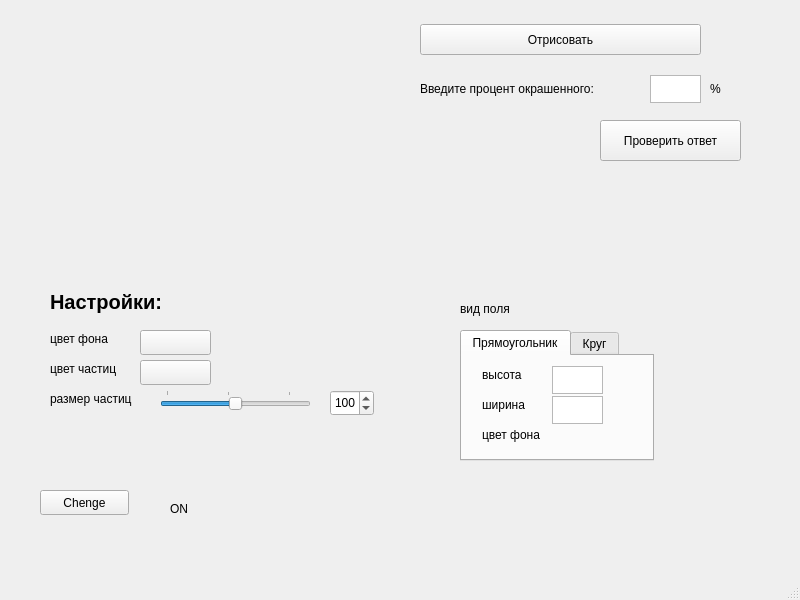
<?xml version="1.0" encoding="UTF-8"?>
<ui version="4.0">
 <class>MainWindow</class>
 <widget class="QMainWindow" name="MainWindow">
  <property name="geometry">
   <rect>
    <x>0</x>
    <y>0</y>
    <width>800</width>
    <height>600</height>
   </rect>
  </property>
  <property name="windowTitle">
   <string>MainWindow</string>
  </property>
  <widget class="QWidget" name="centralwidget">
   <widget class="QPushButton" name="pushButton">
    <property name="geometry">
     <rect>
      <x>40</x>
      <y>490</y>
      <width>89</width>
      <height>25</height>
     </rect>
    </property>
    <property name="text">
     <string>Chenge</string>
    </property>
   </widget>
   <widget class="QLabel" name="label">
    <property name="geometry">
     <rect>
      <x>170</x>
      <y>500</y>
      <width>67</width>
      <height>17</height>
     </rect>
    </property>
    <property name="text">
     <string>ON</string>
    </property>
   </widget>
   <widget class="QPushButton" name="draw_pixels">
    <property name="geometry">
     <rect>
      <x>420</x>
      <y>24</y>
      <width>281</width>
      <height>31</height>
     </rect>
    </property>
    <property name="text">
     <string>Отрисовать</string>
    </property>
   </widget>
   <widget class="QLabel" name="label_guess">
    <property name="geometry">
     <rect>
      <x>420</x>
      <y>80</y>
      <width>231</width>
      <height>17</height>
     </rect>
    </property>
    <property name="text">
     <string>Введите процент окрашенного: </string>
    </property>
   </widget>
   <widget class="QLabel" name="label_percent">
    <property name="geometry">
     <rect>
      <x>710</x>
      <y>80</y>
      <width>67</width>
      <height>17</height>
     </rect>
    </property>
    <property name="text">
     <string>%</string>
    </property>
   </widget>
   <widget class="QLabel" name="label_colour_background">
    <property name="geometry">
     <rect>
      <x>50</x>
      <y>330</y>
      <width>81</width>
      <height>17</height>
     </rect>
    </property>
    <property name="text">
     <string>цвет фона</string>
    </property>
   </widget>
   <widget class="QLabel" name="label_colour_pixel">
    <property name="geometry">
     <rect>
      <x>50</x>
      <y>360</y>
      <width>91</width>
      <height>17</height>
     </rect>
    </property>
    <property name="text">
     <string>цвет частиц</string>
    </property>
   </widget>
   <widget class="QLabel" name="label_size_field">
    <property name="geometry">
     <rect>
      <x>460</x>
      <y>300</y>
      <width>101</width>
      <height>17</height>
     </rect>
    </property>
    <property name="text">
     <string>вид поля</string>
    </property>
   </widget>
   <widget class="QLabel" name="label_size_pixel">
    <property name="geometry">
     <rect>
      <x>50</x>
      <y>390</y>
      <width>111</width>
      <height>17</height>
     </rect>
    </property>
    <property name="text">
     <string>размер частиц</string>
    </property>
   </widget>
   <widget class="QLabel" name="label_settings">
    <property name="geometry">
     <rect>
      <x>50</x>
      <y>286</y>
      <width>121</width>
      <height>31</height>
     </rect>
    </property>
    <property name="font">
     <font>
      <pointsize>15</pointsize>
      <weight>75</weight>
      <bold>true</bold>
     </font>
    </property>
    <property name="text">
     <string>Настройки:</string>
    </property>
    <property name="textFormat">
     <enum>Qt::PlainText</enum>
    </property>
   </widget>
   <widget class="QTextEdit" name="text_percents">
    <property name="geometry">
     <rect>
      <x>650</x>
      <y>75</y>
      <width>51</width>
      <height>28</height>
     </rect>
    </property>
   </widget>
   <widget class="QPushButton" name="button_check_answer">
    <property name="geometry">
     <rect>
      <x>600</x>
      <y>120</y>
      <width>141</width>
      <height>41</height>
     </rect>
    </property>
    <property name="font">
     <font>
      <strikeout>false</strikeout>
     </font>
    </property>
    <property name="text">
     <string>Проверить ответ</string>
    </property>
   </widget>
   <widget class="QTabWidget" name="tab_choose">
    <property name="geometry">
     <rect>
      <x>460</x>
      <y>330</y>
      <width>194</width>
      <height>131</height>
     </rect>
    </property>
    <property name="palette">
     <palette>
      <active>
       <colorrole role="Base">
        <brush brushstyle="SolidPattern">
         <color alpha="255">
          <red>255</red>
          <green>255</green>
          <blue>255</blue>
         </color>
        </brush>
       </colorrole>
       <colorrole role="HighlightedText">
        <brush brushstyle="SolidPattern">
         <color alpha="255">
          <red>255</red>
          <green>255</green>
          <blue>255</blue>
         </color>
        </brush>
       </colorrole>
       <colorrole role="PlaceholderText">
        <brush brushstyle="SolidPattern">
         <color alpha="128">
          <red>0</red>
          <green>0</green>
          <blue>0</blue>
         </color>
        </brush>
       </colorrole>
      </active>
      <inactive>
       <colorrole role="Base">
        <brush brushstyle="SolidPattern">
         <color alpha="255">
          <red>255</red>
          <green>255</green>
          <blue>255</blue>
         </color>
        </brush>
       </colorrole>
       <colorrole role="HighlightedText">
        <brush brushstyle="SolidPattern">
         <color alpha="255">
          <red>255</red>
          <green>255</green>
          <blue>255</blue>
         </color>
        </brush>
       </colorrole>
       <colorrole role="PlaceholderText">
        <brush brushstyle="SolidPattern">
         <color alpha="128">
          <red>0</red>
          <green>0</green>
          <blue>0</blue>
         </color>
        </brush>
       </colorrole>
      </inactive>
      <disabled>
       <colorrole role="Base">
        <brush brushstyle="SolidPattern">
         <color alpha="255">
          <red>239</red>
          <green>239</green>
          <blue>239</blue>
         </color>
        </brush>
       </colorrole>
       <colorrole role="HighlightedText">
        <brush brushstyle="SolidPattern">
         <color alpha="255">
          <red>255</red>
          <green>255</green>
          <blue>255</blue>
         </color>
        </brush>
       </colorrole>
       <colorrole role="PlaceholderText">
        <brush brushstyle="SolidPattern">
         <color alpha="128">
          <red>0</red>
          <green>0</green>
          <blue>0</blue>
         </color>
        </brush>
       </colorrole>
      </disabled>
     </palette>
    </property>
    <property name="currentIndex">
     <number>0</number>
    </property>
    <widget class="QWidget" name="rectangle">
     <attribute name="title">
      <string>Прямоугольник</string>
     </attribute>
     <widget class="QLabel" name="label_high">
      <property name="geometry">
       <rect>
        <x>20</x>
        <y>10</y>
        <width>67</width>
        <height>17</height>
       </rect>
      </property>
      <property name="text">
       <string>высота</string>
      </property>
     </widget>
     <widget class="QLabel" name="label_width">
      <property name="geometry">
       <rect>
        <x>20</x>
        <y>40</y>
        <width>67</width>
        <height>17</height>
       </rect>
      </property>
      <property name="text">
       <string>ширина</string>
      </property>
     </widget>
     <widget class="QLabel" name="label_colour_background_rectangle">
      <property name="geometry">
       <rect>
        <x>20</x>
        <y>70</y>
        <width>81</width>
        <height>17</height>
       </rect>
      </property>
      <property name="text">
       <string>цвет фона</string>
      </property>
     </widget>
     <widget class="QTextEdit" name="text_width">
      <property name="geometry">
       <rect>
        <x>90</x>
        <y>40</y>
        <width>51</width>
        <height>28</height>
       </rect>
      </property>
     </widget>
     <widget class="QTextEdit" name="text_high">
      <property name="geometry">
       <rect>
        <x>90</x>
        <y>10</y>
        <width>51</width>
        <height>28</height>
       </rect>
      </property>
      <property name="palette">
       <palette>
        <active>
         <colorrole role="Base">
          <brush brushstyle="SolidPattern">
           <color alpha="255">
            <red>255</red>
            <green>255</green>
            <blue>255</blue>
           </color>
          </brush>
         </colorrole>
        </active>
        <inactive>
         <colorrole role="Base">
          <brush brushstyle="SolidPattern">
           <color alpha="255">
            <red>255</red>
            <green>255</green>
            <blue>255</blue>
           </color>
          </brush>
         </colorrole>
        </inactive>
        <disabled>
         <colorrole role="Base">
          <brush brushstyle="SolidPattern">
           <color alpha="255">
            <red>239</red>
            <green>239</green>
            <blue>239</blue>
           </color>
          </brush>
         </colorrole>
        </disabled>
       </palette>
      </property>
     </widget>
    </widget>
    <widget class="QWidget" name="circle">
     <attribute name="title">
      <string>Круг</string>
     </attribute>
     <widget class="QLabel" name="label_radius">
      <property name="geometry">
       <rect>
        <x>20</x>
        <y>30</y>
        <width>67</width>
        <height>17</height>
       </rect>
      </property>
      <property name="text">
       <string>радиус</string>
      </property>
     </widget>
     <widget class="QLabel" name="label_colour_background_circle">
      <property name="geometry">
       <rect>
        <x>20</x>
        <y>70</y>
        <width>81</width>
        <height>17</height>
       </rect>
      </property>
      <property name="text">
       <string>цвет фона</string>
      </property>
     </widget>
     <widget class="QTextEdit" name="text_radius">
      <property name="geometry">
       <rect>
        <x>90</x>
        <y>30</y>
        <width>51</width>
        <height>28</height>
       </rect>
      </property>
     </widget>
    </widget>
   </widget>
   <widget class="QPushButton" name="button_choose_colour_back">
    <property name="geometry">
     <rect>
      <x>140</x>
      <y>330</y>
      <width>71</width>
      <height>25</height>
     </rect>
    </property>
    <property name="text">
     <string/>
    </property>
   </widget>
   <widget class="QPushButton" name="button_choose_colour_pixel">
    <property name="geometry">
     <rect>
      <x>140</x>
      <y>360</y>
      <width>71</width>
      <height>25</height>
     </rect>
    </property>
    <property name="text">
     <string/>
    </property>
   </widget>
   <widget class="QSlider" name="slider_pixel_size">
    <property name="geometry">
     <rect>
      <x>160</x>
      <y>390</y>
      <width>151</width>
      <height>20</height>
     </rect>
    </property>
    <property name="sizePolicy">
     <sizepolicy hsizetype="Preferred" vsizetype="Preferred">
      <horstretch>0</horstretch>
      <verstretch>0</verstretch>
     </sizepolicy>
    </property>
    <property name="minimumSize">
     <size>
      <width>0</width>
      <height>0</height>
     </size>
    </property>
    <property name="minimum">
     <number>0</number>
    </property>
    <property name="maximum">
     <number>200</number>
    </property>
    <property name="value">
     <number>100</number>
    </property>
    <property name="sliderPosition">
     <number>100</number>
    </property>
    <property name="orientation">
     <enum>Qt::Horizontal</enum>
    </property>
    <property name="tickPosition">
     <enum>QSlider::TicksAbove</enum>
    </property>
    <property name="tickInterval">
     <number>90</number>
    </property>
   </widget>
   <widget class="QSpinBox" name="spin_pixel_size">
    <property name="geometry">
     <rect>
      <x>330</x>
      <y>390</y>
      <width>44</width>
      <height>26</height>
     </rect>
    </property>
    <property name="maximum">
     <number>200</number>
    </property>
    <property name="value">
     <number>100</number>
    </property>
   </widget>
  </widget>
  <widget class="QMenuBar" name="menubar">
   <property name="geometry">
    <rect>
     <x>0</x>
     <y>0</y>
     <width>800</width>
     <height>22</height>
    </rect>
   </property>
  </widget>
  <widget class="QStatusBar" name="statusbar"/>
 </widget>
 <resources/>
 <connections/>
</ui>
